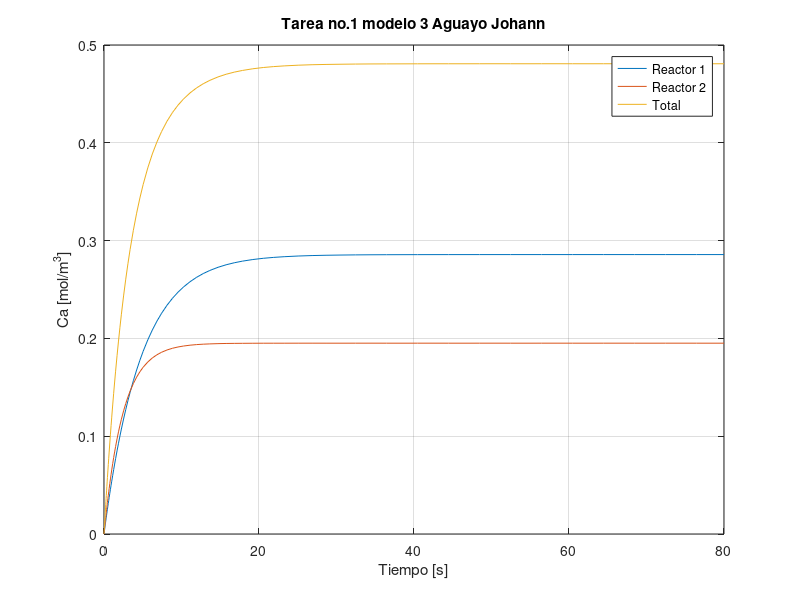

Write MATLAB code to recreate this figure.
%Tarea 1 modelo 2 control de procesos
%Reactores en serie con mismo volumen y flujo ctte
function Reactor_en_serie_3
clear
clc
[T,y]=ode45(@modelo_3,[0,80],[0,0,0]);
y(:,3)
%datos
plot(T,y)
title("Tarea no.1 modelo 3 Aguayo Johann")
ylabel("Ca [mol/m^3]"),xlabel("Tiempo [s]");
grid
legend("Reactor 1","Reactor 2","Total")
end
function dydT=modelo_3(T,y)
%datos
Ca1 = y(1);
Ca2 = y(2);
F = 0.008; %m^3/s
v1 = 0.04; %m^3
v2 = 0.02; %m^3
k = 0.01; %1/s
Cao = 0.5; %mol/m^3
b = 0.4;
%Ecuacion de diseño CSTR
dydT(1)=(((1-b)*F*Cao)/v1)-((F*Ca1)/v1)-(k*Ca1);
dydT(2)=((b*F*Cao)/v2)-((F*Ca2)/v2)-(k*Ca2);
dydT(3)= dydT(1) + dydT(2);
dydT=dydT';
end